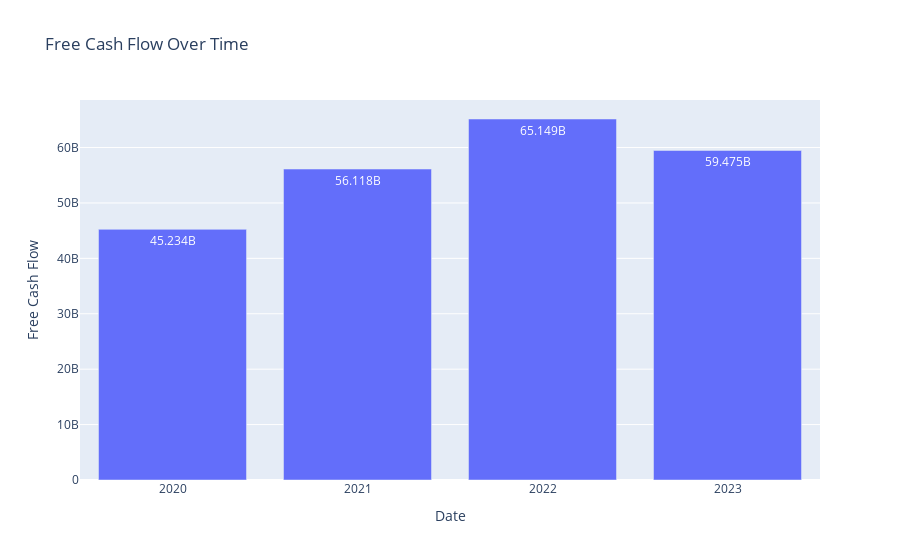

The cell this chart's notebook holds for it:
### Code cell
import yfinance as yf
import plotly.express as px
import pandas as pd


stock_option = 'MSFT'
Free_cash_flow = yf.Ticker(stock_option)
Free_cash_flow = Free_cash_flow.cash_flow.loc['Free Cash Flow']
Free_cash_flow = pd.DataFrame(Free_cash_flow)
Free_cash_flow.index = pd.to_datetime(Free_cash_flow.index).year
Free_cash_flow = Free_cash_flow.reset_index()
Free_cash_flow.rename(columns={'index': 'Date'}, inplace=True)
Free_cash_flow['Free Cash Flow'] = Free_cash_flow['Free Cash Flow'].astype(int)

fig = px.bar(Free_cash_flow, x='Date', y='Free Cash Flow', title='Free Cash Flow Over Time', text='Free Cash Flow',
              text_auto=True)
fig.update_layout(xaxis={'tickmode': 'linear', 'dtick': 1})
fig.show()
Free_cash_flow

### Figure 1 — Plotly figure (JSON) as saved in the notebook; plotly's stock layout.template omitted (floating-point values rounded to 4 significant figures)
{"data": [{"alignmentgroup": "True", "hovertemplate": "Date=%{x}<br>Free Cash Flow=%{text}<extra></extra>", "legendgroup": "", "marker": {"color": "#636efa", "pattern": {"shape": ""}}, "name": "", "offsetgroup": "", "orientation": "v", "showlegend": false, "text": [59475000000, 65149000000, 56118000000, 45234000000], "textposition": "auto", "texttemplate": "%{y}", "type": "bar", "x": [2023, 2022, 2021, 2020], "xaxis": "x", "y": [59475000000, 65149000000, 56118000000, 45234000000], "yaxis": "y"}], "layout": {"barmode": "relative", "legend": {"tracegroupgap": 0}, "title": {"text": "Free Cash Flow Over Time"}, "xaxis": {"anchor": "y", "domain": [0, 1], "dtick": 1, "tickmode": "linear", "title": {"text": "Date"}}, "yaxis": {"anchor": "x", "domain": [0, 1], "title": {"text": "Free Cash Flow"}}}}
